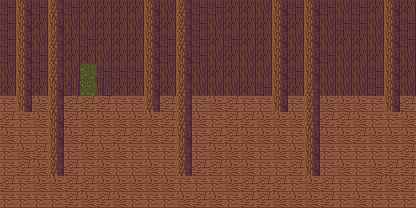

This is a level from a 2D game, rendered from its Tiled map with the project's own tilesets. A one-line summary and the map file follow, with tile-layer data summarised:
An orthogonal 26x13 tile map with 16x16 px tiles, 3 tile layers (BG1, BG0, fg), 1 hidden layer not drawn, 3 tilesets and 41 objects (6x hero, 5x entity, 2x spawn, exit).

<map version="1.0" orientation="orthogonal" renderorder="right-down" width="26" height="13" tilewidth="16" tileheight="16" nextobjectid="104">
 <tileset firstgid="1" name="Mat" tilewidth="16" tileheight="16" tilecount="256" columns="16">
  <image source="../img/tiles.png" width="256" height="256" />
  <terraintypes>
   <terrain name="Wand" tile="0" />
   <terrain name="Boden" tile="64" />
   <terrain name="Säule" tile="17" />
   <terrain name="Holzwand" tile="96" />
   <terrain name="Holzboden" tile="112" />
   <terrain name="Gras" tile="128" />
   <terrain name="holzsaeule" tile="123" />
  </terraintypes>
  <tile id="0" terrain="0,0,0,0" />
  <tile id="1" terrain="0,0,0,0" />
  <tile id="2" terrain="0,0,0,0" />
  <tile id="3" terrain="0,0,0,0" />
  <tile id="6">
   <animation>
    <frame tileid="6" duration="1000" />
    <frame tileid="7" duration="1000" />
   </animation>
  </tile>
  <tile id="9">
   <animation>
    <frame tileid="8" duration="1000" />
    <frame tileid="9" duration="100" />
    <frame tileid="10" duration="100" />
    <frame tileid="11" duration="2000" />
   </animation>
  </tile>
  <tile id="17" terrain="2,2,2,2" />
  <tile id="25">
   <animation>
    <frame tileid="24" duration="1000" />
    <frame tileid="25" duration="100" />
    <frame tileid="26" duration="100" />
    <frame tileid="27" duration="2000" />
   </animation>
  </tile>
  <tile id="32" terrain="2,2,2,2" />
  <tile id="38">
   <animation>
    <frame tileid="37" duration="1000" />
    <frame tileid="38" duration="100" />
    <frame tileid="39" duration="100" />
    <frame tileid="40" duration="2000" />
    <frame tileid="39" duration="100" />
    <frame tileid="38" duration="100" />
   </animation>
  </tile>
  <tile id="48">
   <animation>
    <frame tileid="48" duration="10000" />
    <frame tileid="49" duration="50" />
   </animation>
  </tile>
  <tile id="49">
   <animation>
    <frame tileid="48" duration="50" />
    <frame tileid="49" duration="2000" />
   </animation>
  </tile>
  <tile id="54">
   <animation>
    <frame tileid="53" duration="1000" />
    <frame tileid="54" duration="100" />
    <frame tileid="55" duration="100" />
    <frame tileid="56" duration="2000" />
    <frame tileid="55" duration="100" />
    <frame tileid="54" duration="100" />
   </animation>
  </tile>
  <tile id="64" terrain="1,1,1,1" />
  <tile id="65" terrain="1,1,1,1" />
  <tile id="66" terrain="1,1,1,1" />
  <tile id="85">
   <animation>
    <frame tileid="85" duration="2000" />
    <frame tileid="101" duration="300" />
    <frame tileid="85" duration="2000" />
    <frame tileid="117" duration="300" />
   </animation>
  </tile>
  <tile id="88">
   <animation>
    <frame tileid="88" duration="2000" />
    <frame tileid="104" duration="200" />
    <frame tileid="120" duration="200" />
   </animation>
  </tile>
  <tile id="96" terrain="3,3,3,3" />
  <tile id="97" terrain="3,3,3,3" />
  <tile id="98" terrain="3,3,3,3" />
  <tile id="112" terrain="4,4,4,4" />
  <tile id="113" terrain="4,4,4,4" />
  <tile id="114" terrain="4,4,4,4" />
  <tile id="123" terrain="6,6,6,6" />
  <tile id="128" terrain="5,5,5,5" />
  <tile id="129" terrain="5,5,5,5" />
  <tile id="130" terrain="5,5,5,5" />
  <tile id="139" terrain="6,6,6,6" />
  <tile id="148">
   <animation>
    <frame tileid="148" duration="2000" />
    <frame tileid="164" duration="1000" />
   </animation>
  </tile>
  <tile id="149">
   <animation>
    <frame tileid="149" duration="300" />
    <frame tileid="165" duration="300" />
    <frame tileid="181" duration="300" />
   </animation>
  </tile>
  <tile id="150">
   <animation>
    <frame tileid="150" duration="700" />
    <frame tileid="166" duration="200" />
    <frame tileid="150" duration="700" />
    <frame tileid="182" duration="200" />
   </animation>
  </tile>
  <tile id="214">
   <animation>
    <frame tileid="212" duration="1000" />
    <frame tileid="214" duration="100" />
    <frame tileid="216" duration="100" />
    <frame tileid="218" duration="2000" />
    <frame tileid="216" duration="100" />
    <frame tileid="214" duration="100" />
   </animation>
  </tile>
  <tile id="215">
   <animation>
    <frame tileid="213" duration="1000" />
    <frame tileid="215" duration="100" />
    <frame tileid="217" duration="100" />
    <frame tileid="219" duration="2000" />
    <frame tileid="217" duration="100" />
    <frame tileid="215" duration="100" />
   </animation>
  </tile>
  <tile id="230">
   <animation>
    <frame tileid="228" duration="1000" />
    <frame tileid="230" duration="100" />
    <frame tileid="232" duration="100" />
    <frame tileid="234" duration="2000" />
    <frame tileid="232" duration="100" />
    <frame tileid="230" duration="100" />
   </animation>
  </tile>
  <tile id="231">
   <animation>
    <frame tileid="229" duration="1000" />
    <frame tileid="231" duration="100" />
    <frame tileid="233" duration="100" />
    <frame tileid="235" duration="2000" />
    <frame tileid="233" duration="100" />
    <frame tileid="231" duration="100" />
   </animation>
  </tile>
  <tile id="246">
   <animation>
    <frame tileid="244" duration="1000" />
    <frame tileid="246" duration="100" />
    <frame tileid="248" duration="100" />
    <frame tileid="250" duration="2000" />
    <frame tileid="248" duration="100" />
    <frame tileid="246" duration="100" />
   </animation>
  </tile>
  <tile id="247">
   <animation>
    <frame tileid="245" duration="1000" />
    <frame tileid="247" duration="100" />
    <frame tileid="249" duration="100" />
    <frame tileid="251" duration="2000" />
    <frame tileid="249" duration="100" />
    <frame tileid="247" duration="100" />
   </animation>
  </tile>
 </tileset>
 <tileset firstgid="257" name="Char" tilewidth="16" tileheight="32" tilecount="450" columns="30">
  <image source="../img/Spritesheet_char.PNG" width="480" height="480" />
  <tile id="0">
   <objectgroup draworder="index" />
   <animation>
    <frame tileid="0" duration="2500" />
    <frame tileid="1" duration="500" />
    <frame tileid="2" duration="500" />
    <frame tileid="3" duration="500" />
   </animation>
  </tile>
  <tile id="4">
   <animation>
    <frame tileid="7" duration="2500" />
    <frame tileid="6" duration="500" />
    <frame tileid="5" duration="500" />
    <frame tileid="4" duration="500" />
   </animation>
  </tile>
  <tile id="32">
   <animation>
    <frame tileid="32" duration="200" />
    <frame tileid="33" duration="200" />
    <frame tileid="34" duration="200" />
    <frame tileid="35" duration="200" />
    <frame tileid="36" duration="200" />
   </animation>
  </tile>
  <tile id="60">
   <animation>
    <frame tileid="60" duration="250" />
    <frame tileid="61" duration="250" />
    <frame tileid="62" duration="250" />
   </animation>
  </tile>
  <tile id="64">
   <animation>
    <frame tileid="64" duration="200" />
    <frame tileid="65" duration="200" />
    <frame tileid="66" duration="200" />
    <frame tileid="67" duration="200" />
    <frame tileid="68" duration="200" />
   </animation>
  </tile>
  <tile id="90">
   <animation>
    <frame tileid="90" duration="250" />
    <frame tileid="91" duration="250" />
    <frame tileid="92" duration="250" />
    <frame tileid="91" duration="250" />
   </animation>
  </tile>
  <tile id="96">
   <animation>
    <frame tileid="96" duration="250" />
    <frame tileid="95" duration="250" />
    <frame tileid="97" duration="250" />
    <frame tileid="95" duration="250" />
   </animation>
  </tile>
 </tileset>
 <tileset firstgid="707" name="Meta" tilewidth="16" tileheight="16" tilecount="2" columns="2">
  <image source="../img/meta.png" width="32" height="16" />
  <tile id="0">
   <properties>
    <property name="collision" type="bool" value="true" />
   </properties>
  </tile>
  <tile id="1">
   <properties>
    <property name="collision" type="bool" value="false" />
   </properties>
  </tile>
 </tileset>
 <layer name="BG1" width="26" height="13">
  <data>[338 cells, 338 non-empty, 10 distinct tile ids]</data>
 </layer>
 <layer name="BG0" width="26" height="13">
  <data>[338 cells, 28 non-empty, 2 distinct tile ids]</data>
 </layer>
 <objectgroup name="Objects">
  <object id="63" gid="10" x="80" y="80" width="16" height="16">
   <properties>
    <property name="animationonly" value="exit" />
   </properties>
  </object>
  <object id="64" gid="26" x="80" y="96" width="16" height="16">
   <properties>
    <property name="animationonly" value="exit" />
   </properties>
  </object>
  <object id="69" gid="46" x="320" y="128" width="16" height="16" />
  <object id="70" gid="47" x="336" y="128" width="16" height="16" />
  <object id="71" name="straw" type="entity" gid="62" x="320" y="144" width="16" height="16">
   <properties>
    <property name="displayname" value="Straw" />
    <property name="examine" value="This stuff looks fun when it's on fire." />
    <property name="oninteract" type="int" value="2" />
    <property name="oninteract_0" value="take $this" />
    <property name="oninteract_1" value="show $this" />
   </properties>
  </object>
  <object id="72" gid="63" x="336" y="144" width="16" height="16" />
  <object id="73" gid="46" x="224" y="128" width="16" height="16" />
  <object id="74" gid="47" x="240" y="128" width="16" height="16" />
  <object id="75" name="straw" type="entity" gid="62" x="224" y="144" width="16" height="16">
   <properties>
    <property name="displayname" value="Straw" />
    <property name="examine" value="This stuff looks fun when it's on fire." />
    <property name="oninteract" type="int" value="2" />
    <property name="oninteract_0" value="take $this" />
    <property name="oninteract_1" value="show $this" />
   </properties>
  </object>
  <object id="76" gid="63" x="240" y="144" width="16" height="16" />
  <object id="77" gid="48" x="240" y="176" width="16" height="16" />
  <object id="79" gid="64" x="96" y="144" width="16" height="16" />
  <object id="80" gid="64" x="384" y="176" width="16" height="16" />
  <object id="81" gid="64" x="32" y="208" width="16" height="16" />
  <object id="82" gid="64" x="0" y="144" width="16" height="16" />
  <object id="83" gid="48" x="144" y="128" width="16" height="16" />
  <object id="84" gid="48" x="112" y="176" width="16" height="16" />
  <object id="85" gid="48" x="16" y="176" width="16" height="16" />
  <object id="86" gid="48" x="272" y="144" width="16" height="16" />
  <object id="87" gid="48" x="304" y="192" width="16" height="16" />
  <object id="88" gid="48" x="400" y="128" width="16" height="16" />
  <object id="89" gid="48" x="208" y="160" width="16" height="16" />
  <object id="90" gid="64" x="240" y="160" width="16" height="16" />
  <object id="91" gid="64" x="256" y="144" width="16" height="16" />
  <object id="92" gid="64" x="208" y="128" width="16" height="16" />
  <object id="93" gid="64" x="320" y="160" width="16" height="16" />
  <object id="94" gid="64" x="352" y="144" width="16" height="16" />
  <object id="95" gid="48" x="336" y="112" width="16" height="16" />
  <object id="96" gid="48" x="352" y="128" width="16" height="16" />
  <object id="101" name="saw" type="entity" gid="207" x="240" y="176" width="16" height="16">
   <properties>
    <property name="displayname" value="Saw" />
    <property name="examine" value="Looks useful." />
    <property name="oninteract" type="int" value="1" />
    <property name="oninteract_0" value="take $this" />
   </properties>
  </object>
  <object id="102" name="goldcoin" type="entity" gid="192" x="384" y="176" width="16" height="16">
   <properties>
    <property name="displayname" value="Gold Coin" />
    <property name="examine" value="A gold coin is pretty valuable. " />
    <property name="oninteract" type="int" value="1" />
    <property name="oninteract_0" value="take $this" />
   </properties>
  </object>
  <object id="103" name="silvercoin" type="entity" gid="79" x="80" y="176" width="16" height="16">
   <properties>
    <property name="displayname" value="Silver Coin" />
    <property name="examine">Money is always good.
A silver coin might get me
some food or something.</property>
    <property name="oninteract" type="int" value="1" />
    <property name="oninteract_0" value="take $this" />
   </properties>
  </object>
 </objectgroup>
 <objectgroup name="meta">
  <object id="3" name="spawn1" type="spawn" x="80" y="80" width="16" height="32">
   <properties>
    <property name="fromlevel" value="lvl_ward" />
    <property name="portalid" value="ward_barn" />
   </properties>
  </object>
  <object id="23" name="exit" type="exit" x="80" y="64" width="16" height="32">
   <properties>
    <property name="delay" type="int" value="2000" />
    <property name="displayname" value="Ward" />
    <property name="portalid" value="barn_ward" />
    <property name="start" type="int" value="900" />
    <property name="tolevel" value="lvl_ward" />
   </properties>
  </object>
  <object id="43" name="hero_wait_right" type="hero" gid="257" x="236" y="60" width="16" height="32" />
  <object id="44" name="hero_wait_left" type="hero" gid="261" x="252" y="60" width="16" height="32" />
  <object id="45" name="hero_walk_right" type="hero" gid="289" x="268" y="60" width="16" height="32" />
  <object id="47" name="hero_walk_left" type="hero" gid="321" x="284" y="60" width="16" height="32" />
  <object id="48" name="hero_walk_down" type="hero" gid="347" x="300" y="60" width="16" height="32" />
  <object id="49" name="hero_walk_up" type="hero" gid="353" x="316" y="60" width="16" height="32" />
  <object id="100" name="main" type="spawn" x="144" y="112" width="16" height="32">
   <properties>
    <property name="fromlevel" value="main" />
    <property name="portalid" value="main" />
   </properties>
  </object>
 </objectgroup>
 <layer name="fg" width="26" height="13">
  <data>[338 cells, 33 non-empty, 2 distinct tile ids]</data>
 </layer>
 <layer name="collision" width="26" height="13" visible="0" opacity="0.29">
  <data>[338 cells, 338 non-empty, 2 distinct tile ids]</data>
 </layer>
</map>
